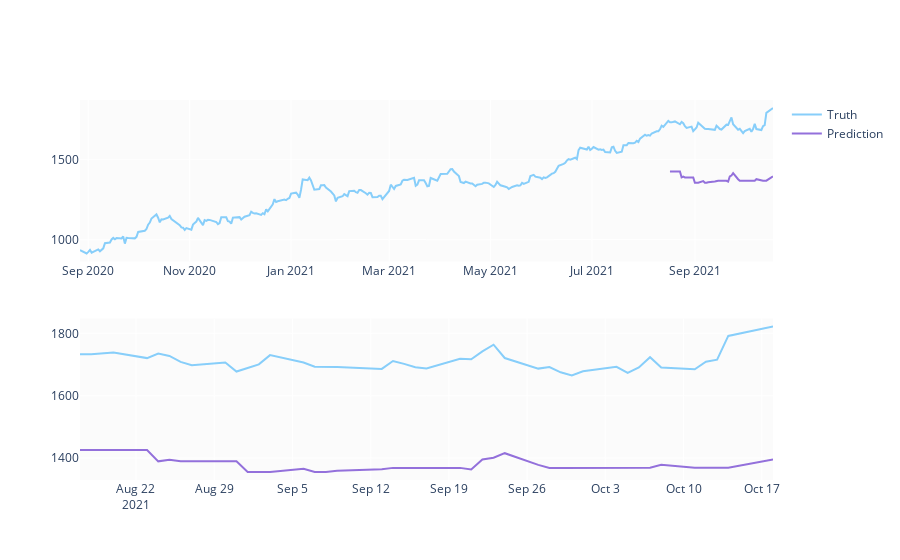

Write notebook code for a chart like this one.
### Code cell
predicted_prices = df.loc[test_split_idx+1:].copy()
predicted_prices['Close'] = y_pred

fig = make_subplots(rows=2, cols=1)
fig.add_trace(go.Scatter(x=df.Date, y=df.Close,
                         name='Truth',
                         marker_color='LightSkyBlue'), row=1, col=1)

fig.add_trace(go.Scatter(x=predicted_prices.Date,
                         y=predicted_prices.Close,
                         name='Prediction',
                         marker_color='MediumPurple'), row=1, col=1)

fig.add_trace(go.Scatter(x=predicted_prices.Date,
                         y=y_test,
                         name='Truth',
                         marker_color='LightSkyBlue',
                         showlegend=False), row=2, col=1)

fig.add_trace(go.Scatter(x=predicted_prices.Date,
                         y=y_pred,
                         name='Prediction',
                         marker_color='MediumPurple',
                         showlegend=False), row=2, col=1)

fig.show()
